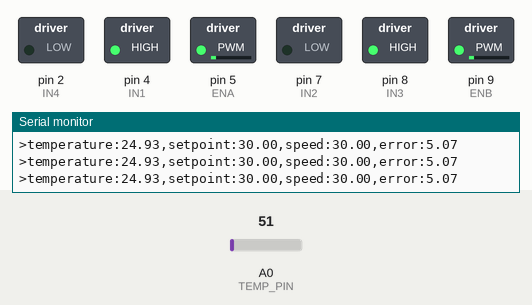
Simulated run of this program. Board: Arduino Uno, built with avr-gcc and run on an emulated ATmega328P. On the bench: switched loads named in the program (green lamp = pin HIGH), the last lines printed to the serial monitor. The inputs (shaded band) are chosen by the test bench; at power-on: A0 (TEMP_PIN) = 51.

Above: at 1.2 s.
1.3 s: A0 (TEMP_PIN) set to 61
At 1.49 s:
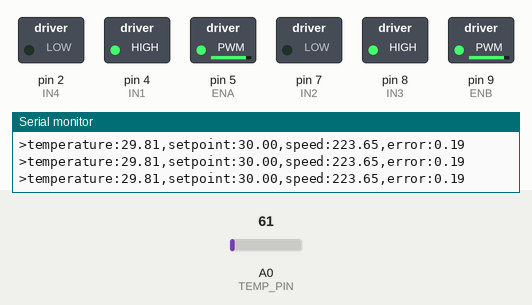
3.0 s: A0 (TEMP_PIN) set to 71
At 4.15 s:
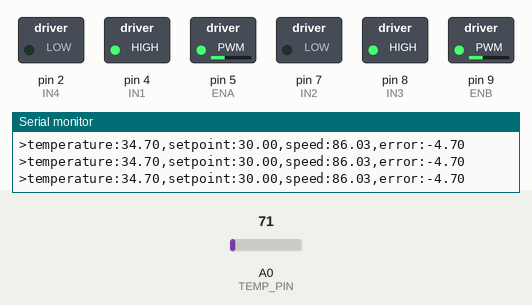
6.0 s: A0 (TEMP_PIN) set to 30
Timing chart, 0 to 9.0 s (numbered marks = the images above; inputs shaded):
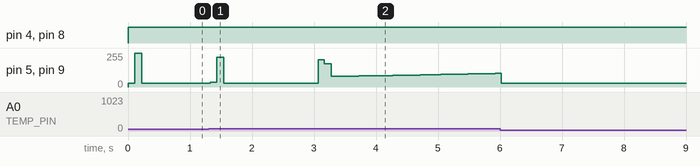

The program:

main.cpp
```cpp
#include <Arduino.h>
#include <PID_v1.h>

// Constants
#define TEMP_PIN A0
#define ENA 5
#define IN1 4
#define IN2 7
#define ENB 9
#define IN3 8
#define IN4 2

// PID Parameters
double input = 0, output = 0, setpoint = 30;
double kp = 10.0, ki = 2.0, kd = 5.0;

// Smoothing Parameters
const int numSamples = 10;
float tempSamples[numSamples];
int sampleIndex = 0;

// PID Object
PID myPID(&input, &output, &setpoint, kp, ki, kd, REVERSE);

// Function Declarations
void setupMotors();
void controlMotors(double speed);
void setupTemperatureSensor();
float readSmoothedTemperature();
void initializePID();
void logData(double temperature, double speed, double error);

void setup()
{
  Serial.begin(115200);

  // Setup hardware and PID
  setupMotors();
  setupTemperatureSensor();
  initializePID();
}

void loop()
{
  // Read temperature
  input = readSmoothedTemperature();

  // Check for valid temperature range
  if (input < -40 || input > 125)
  {
    Serial.println("Error: Invalid temperature reading!");
    return;
  }

  // Compute PID output
  myPID.Compute();

  // Control motors with PID output
  controlMotors(output);

  // Log data for debugging
  logData(input, output, setpoint - input);

  delay(10);
}

// Function Definitions
void setupMotors()
{
  pinMode(IN1, OUTPUT);
  pinMode(IN2, OUTPUT);
  pinMode(IN3, OUTPUT);
  pinMode(IN4, OUTPUT);
  pinMode(ENA, OUTPUT);
  pinMode(ENB, OUTPUT);

  digitalWrite(IN1, LOW);
  digitalWrite(IN2, LOW);
  digitalWrite(IN3, LOW);
  digitalWrite(IN4, LOW);
}

void controlMotors(double speed)
{
  analogWrite(ENA, speed);
  analogWrite(ENB, speed);

  digitalWrite(IN1, HIGH);
  digitalWrite(IN2, LOW);
  digitalWrite(IN3, HIGH);
  digitalWrite(IN4, LOW);
}

void setupTemperatureSensor()
{
  for (int i = 0; i < numSamples; i++)
  {
    tempSamples[i] = 0;
  }
}

float readSmoothedTemperature()
{
  int analogValue = analogRead(TEMP_PIN);
  float rawTemp = (analogValue * 5.0 / 1023.0) * 100.0;
  tempSamples[sampleIndex] = rawTemp;
  sampleIndex = (sampleIndex + 1) % numSamples;

  float sum = 0;
  for (int i = 0; i < numSamples; i++)
  {
    sum += tempSamples[i];
  }
  return sum / numSamples;
}

void initializePID()
{
  myPID.SetMode(AUTOMATIC);
  myPID.SetOutputLimits(30, 255);
  myPID.SetTunings(kp, ki, kd);
}

void logData(double temperature, double speed, double error)
{
  Serial.print(">temperature:");
  Serial.print(temperature);
  Serial.print(",setpoint:");
  Serial.print(setpoint);
  Serial.print(",speed:");
  Serial.print(speed);
  Serial.print(",error:");
  Serial.print(error);
  Serial.println();
}
```

Measured:
- after the input at 1.3 s, pin 5 (ENA), pin 9 (ENB): 30/255 → 37/255 at once, → 223/255 0.11 s later, → 30/255 0.11 s later
- after the input at 3.0 s, pin 5 (ENA), pin 9 (ENB): 30/255 → 204/255 after 0.07 s, → 176/255 0.10 s later, → 79/255 0.11 s later, → 80/255 0.11 s later, … (26 changes in this stretch)
